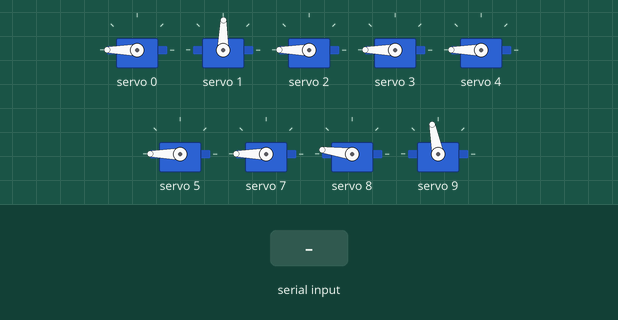
The sketch below on a simulated Arduino Uno, built with avr-gcc and run on an emulated ATmega328P. Shown: 9 × servo. Inputs (shaded band) come from the test bench. What the sketch prints to the serial monitor is not drawn.

Above: at 1.2 s.
1.3 s: "1\n" received over Serial
At 2.7 s:
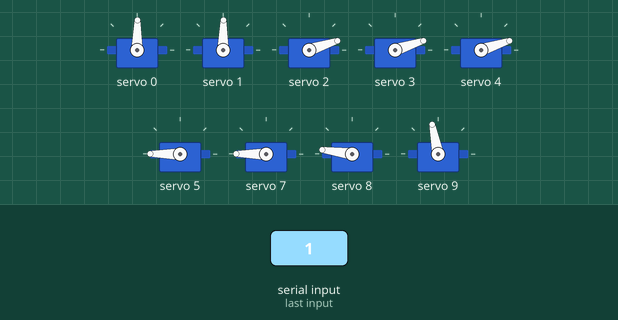
3.1 s: "a,45\n" received over Serial
At 5.7 s:
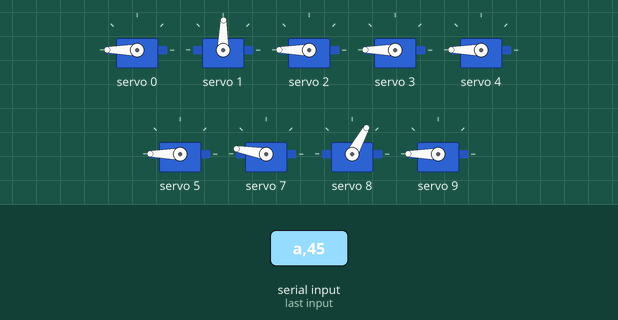
6.1 s: "o,45\n" received over Serial
At 8.3 s:
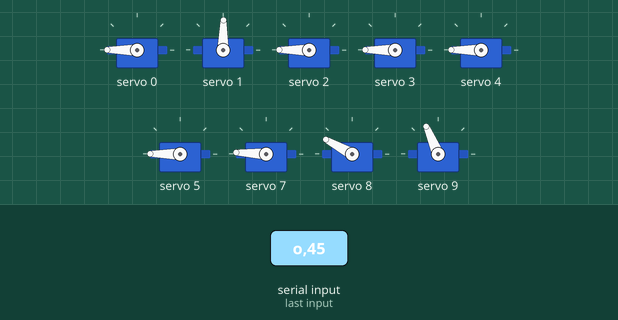
8.6 s: "i,45\n" received over Serial
At 10.2 s:
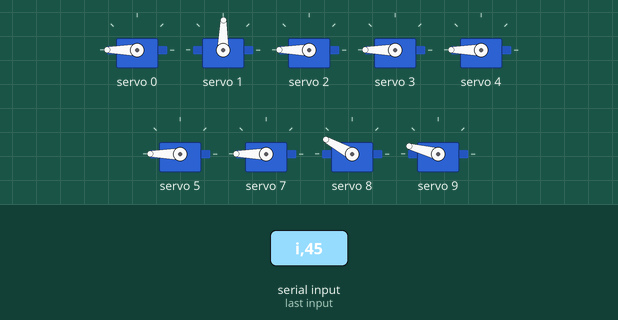
10.6 s: "u,45\n" received over Serial
At 11.8 s:
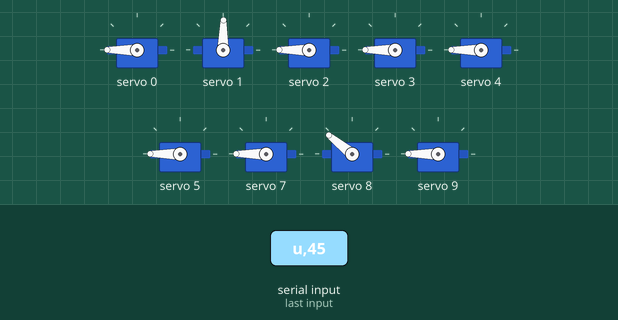
12.2 s: "e,45\n" received over Serial
At 12.67 s:
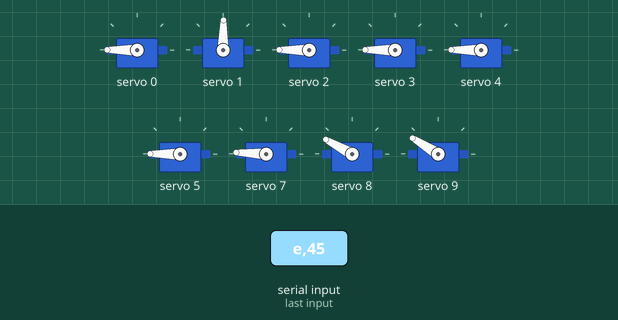
Timing chart, 0 to 15.2 s (numbered marks = the images above; inputs shaded):
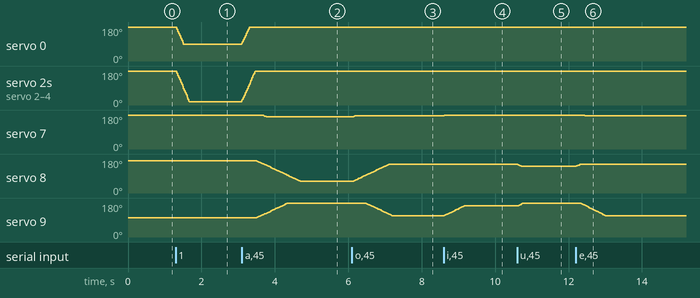

Measured:
- after the input at 1.3 s, servo 0: moves from 180° to 89° over 0.21 s, starting at once; servo 2–4: moves from 180° to 18° over 0.37 s, starting at once
- after the input at 3.1 s, servo 0: moves from 89° to 180° over 0.20 s, starting at once; servo 2–4: moves from 18° to 180° over 0.36 s, starting at once; servo 7: 180° → 170° after 0.56 s; servo 8: moves from 172° to 61° over 1.2 s, starting after 0.40 s; servo 9: moves from 101° to 180° over 0.85 s, starting after 0.40 s
- after the input at 6.1 s, servo 7: 170° → 177° at once; servo 8: moves from 61° to 151° over 0.99 s, starting at once; servo 9: moves from 180° to 113° over 0.69 s, starting after 0.39 s
- after the input at 8.6 s, servo 7: 177° → 180° at once; servo 9: moves from 113° to 165° over 0.54 s, starting at once
- after the input at 10.6 s, servo 8: 151° → 141° at once; servo 9: 165° → 180° at once
- after the input at 12.2 s, servo 7: 180° → 177° after 0.24 s; servo 8: 141° → 151° at once; servo 9: moves from 180° to 113° over 0.68 s, starting after 0.11 s

The sketch:

cuedkit-speech.ino
```cpp
#include <Wire.h>
#include <Adafruit_PWMServoDriver.h>
#include <avr/pgmspace.h>
#include "hanzi_table.h"   // generated by arduino/tools/gen_hanzi_table.py

// CuedKit cued speech: hand + arm.
// Serial Monitor: 115200 baud, line ending "Newline".
//
// Type Chinese characters (你好), pinyin syllables (hao, shuo, hua, ai), or both,
// separated by spaces: "ni hao" or "你好 ma". Each syllable shows the hand shape for
// the initial while the arm moves to the position for the final.
// Test commands:  1-8 = hand shape only      a1-a5 = arm position only
//                 rest = arm to rest pose    open / close = all fingers open / closed

Adafruit_PWMServoDriver pca = Adafruit_PWMServoDriver(0x40);

// ===== BEGIN HOST-TESTABLE TYPES =====
// (declared at the top so the Arduino IDE's auto-generated prototypes can see it)
struct Syllable {
  String initial;
  String glide;
  String realFinal;
  int hand;        // hand shape for the initial (1-8)
  int glideHand;   // hand shape for the glide (0 = no glide)
  int arm;         // arm position (1-5)
};
// ===== END HOST-TESTABLE TYPES =====

// ================== HAND CHANNELS ==================
const int CH_THUMB   = 0;
const int CH_INDEX   = 1;
const int CH_MIDDLE  = 2;
const int CH_RING    = 3;
const int CH_PINKY   = 4;
const int CH_LATERAL = 5;   // index lateral turn, only used by hand shape 8

// ================== HAND PWM VALUES ==================
const int THUMB_OPEN  = 500;
const int THUMB_CLOSE = 300;

const int FINGER_OPEN  = 500;   // middle, ring, pinky
const int FINGER_CLOSE = 150;

const int INDEX_OPEN_IN  = 300; // index open, lateral servo in  (hand shapes 1-7)
const int INDEX_OPEN_OUT = 400; // index open, lateral servo out (hand shape 8)
const int INDEX_CLOSE    = 100;

const int LATERAL_IN  = 500;
const int LATERAL_OUT = 460;

// ================== HAND SPEED ==================
// Each step moves every finger servo up to STEP_SIZE PWM units, then waits STEP_DELAY_MS.
// 12 units / 10 ms = about 1200 units per second (was 8 / 10 ms = 800, and 5 / 10 ms = 500 before that).
const int STEP_SIZE     = 12;
const int STEP_DELAY_MS = 10;

// ================== ARM CHANNELS / PWM ==================
const int NUM_ARM = 3;
const int ARM_CH[NUM_ARM] = {7, 8, 9};     // base, middle, top

// Rest pose: the "rest" command goes here. Also the fallback pose at the very first
// power-up, when the servo driver has no earlier position to read back.
const int REST_POS[NUM_ARM] = {525, 475, 325};

// The five positions, tested on the CuedKit arm. {base, middle, top}
const int ARM_POS[5][NUM_ARM] = {
  {485, 430, 350},   // position 1
  {470, 240, 560},   // position 2
  {530, 430, 460},   // position 3
  {530, 410, 510},   // position 4
  {530, 390, 570}    // position 5
};

// Hard limits per arm motor. Every arm move is clamped to these.
const int ARM_MIN[NUM_ARM] = {150, 150, 150};
const int ARM_MAX[NUM_ARM] = {600, 600, 600};

// ================== ARM SPEED ==================
// Each step moves every arm motor up to ARM_STEP_TICKS, then waits ARM_STEP_DELAY_MS.
// 3 ticks / 14 ms = about 214 ticks per second (was 2 / 12 ms = 167, and 1 / 10 ms = 100 before that).
// CuedData's old arm ran at roughly 200 ticks per second.
const int ARM_STEP_TICKS    = 3;
const int ARM_STEP_DELAY_MS = 14;

// Pauses used for glide syllables (first hand, arm, second hand), like CuedData.
const int PAUSE_AFTER_FIRST_HAND_MS   = 200;
const int PAUSE_BEFORE_SECOND_HAND_MS = 120;

// Pause between syllables when you type several at once.
const int SYLLABLE_GAP_MS = 250;

// Longest line accepted (bytes). A Chinese character is 3 bytes.
const int MAX_LINE_BYTES = 240;

// ================== STATE ==================
const int NUM_CH = 6;                  // hand channels 0-5
int currentPWM[NUM_CH];
int targetPWM[NUM_CH];
int currentArm[NUM_ARM];
bool gapPending = false;               // true once something was performed in this line

// ================== HAND CONTROL ==================
void moveToTargets() {
  bool moving = true;
  while (moving) {
    moving = false;
    for (int ch = 0; ch < NUM_CH; ch++) {
      if (currentPWM[ch] == targetPWM[ch]) continue;
      int diff = targetPWM[ch] - currentPWM[ch];
      if (diff > STEP_SIZE) diff = STEP_SIZE;
      if (diff < -STEP_SIZE) diff = -STEP_SIZE;
      currentPWM[ch] += diff;
      pca.setPWM(ch, 0, currentPWM[ch]);
      if (currentPWM[ch] != targetPWM[ch]) moving = true;
    }
    delay(STEP_DELAY_MS);
  }
}

void openThumb()  { targetPWM[CH_THUMB] = THUMB_OPEN; }
void closeThumb() { targetPWM[CH_THUMB] = THUMB_CLOSE; }

void openFinger(int ch)  { targetPWM[ch] = FINGER_OPEN; }
void closeFinger(int ch) { targetPWM[ch] = FINGER_CLOSE; }

// Hand shapes 1-7: index open with lateral servo in.
// The lateral servo only actually moves to bring it back after hand shape 8.
void openIndex() {
  targetPWM[CH_LATERAL] = LATERAL_IN;
  targetPWM[CH_INDEX] = INDEX_OPEN_IN;
}

// Hand shape 8 only: index open and turned laterally out.
void openIndexSpread() {
  targetPWM[CH_LATERAL] = LATERAL_OUT;
  targetPWM[CH_INDEX] = INDEX_OPEN_OUT;
}

// Index closed (hand shape 3): bring lateral back in if it was out.
void closeIndexSafe() {
  targetPWM[CH_LATERAL] = LATERAL_IN;
  targetPWM[CH_INDEX] = INDEX_CLOSE;
}

void hand1() { closeThumb(); openIndex();  closeFinger(CH_MIDDLE); closeFinger(CH_RING); closeFinger(CH_PINKY); }
void hand2() { closeThumb(); openIndex();  openFinger(CH_MIDDLE);  closeFinger(CH_RING); closeFinger(CH_PINKY); }
void hand3() { closeThumb(); closeIndexSafe(); openFinger(CH_MIDDLE); openFinger(CH_RING); openFinger(CH_PINKY); }
void hand4() { closeThumb(); openIndex();  openFinger(CH_MIDDLE);  openFinger(CH_RING);  openFinger(CH_PINKY); }
void hand5() { openThumb();  openIndex();  openFinger(CH_MIDDLE);  openFinger(CH_RING);  openFinger(CH_PINKY); }
void hand6() { openThumb();  openIndex();  closeFinger(CH_MIDDLE); closeFinger(CH_RING); closeFinger(CH_PINKY); }
void hand7() { openThumb();  openIndex();  openFinger(CH_MIDDLE);  closeFinger(CH_RING); closeFinger(CH_PINKY); }
void hand8() { closeThumb(); openIndexSpread(); openFinger(CH_MIDDLE); closeFinger(CH_RING); closeFinger(CH_PINKY); }

void showHand(int id) {
  switch (id) {
    case 1: hand1(); break;
    case 2: hand2(); break;
    case 3: hand3(); break;
    case 4: hand4(); break;
    case 5: hand5(); break;
    case 6: hand6(); break;
    case 7: hand7(); break;
    case 8: hand8(); break;
  }
  moveToTargets();
}

// ================== ARM CONTROL ==================
// Move all three arm motors together, clamped to the limits.
void moveArmTo(const int target[NUM_ARM]) {
  int goal[NUM_ARM];
  for (int m = 0; m < NUM_ARM; m++) {
    goal[m] = constrain(target[m], ARM_MIN[m], ARM_MAX[m]);
  }

  bool moving = true;
  while (moving) {
    moving = false;
    for (int m = 0; m < NUM_ARM; m++) {
      if (currentArm[m] == goal[m]) continue;
      int diff = goal[m] - currentArm[m];
      if (diff > ARM_STEP_TICKS) diff = ARM_STEP_TICKS;
      if (diff < -ARM_STEP_TICKS) diff = -ARM_STEP_TICKS;
      currentArm[m] += diff;
      pca.setPWM(ARM_CH[m], 0, currentArm[m]);
      if (currentArm[m] != goal[m]) moving = true;
    }
    delay(ARM_STEP_DELAY_MS);
  }
}

void showArm(int id) {
  if (id >= 1 && id <= 5) moveArmTo(ARM_POS[id - 1]);
}

// ===== BEGIN HOST-TESTABLE PARSER (tools/gen_hanzi_table.py compiles this block) =====
// ================== MAPPING (same as CuedData) ==================
int getHand(String s) {
  if (s == "p" || s == "d" || s == "zh") return 1;
  if (s == "k" || s == "q" || s == "z")  return 2;
  if (s == "h" || s == "r" || s == "s")  return 3;
  if (s == "n" || s == "b" || s == "yu") return 4;
  if (s == "t" || s == "m" || s == "f")  return 5;
  if (s == "w" || s == "l" || s == "x")  return 6;
  if (s == "g" || s == "ch" || s == "j") return 7;
  if (s == "sh" || s == "y" || s == "c") return 8;
  return 0;
}

int getArm(String s) {
  if (s == "an" || s == "e" || s == "o") return 1;
  if (s == "a" || s == "ou" || s == "er" || s == "en") return 2;
  if (s == "i" || s == "v" || s == "ang") return 3;
  if (s == "ai" || s == "u" || s == "ao") return 4;
  if (s == "eng" || s == "ong" || s == "ei") return 5;
  return 0;
}

// ================== PARSER (same as CuedData) ==================
// Returns true if the syllable can be cued.
bool parseSyllable(String input, Syllable &out) {
  String initial = "";
  String final = "";
  String glide = "";
  String realFinal = "";
  int handID = 0;

  // Empty initial (starts with a vowel: a, ai, an, e, er, o, ou ...):
  // always hand shape 5, and the whole syllable is the final.
  // Exactly "yi", "wu" and "yu" are spelled with y/w but pronounced i / u / ü, so they
  // are empty-initial syllables too (hand 5). Every other y.. / w.. syllable keeps y / w.
  if (input == "yi" || input == "wu" || input == "yu") {
    handID = 5;
    realFinal = (input == "yi") ? "i" : (input == "wu") ? "u" : "v";
  } else if (input.startsWith("a") || input.startsWith("o") || input.startsWith("e") ||
             input.startsWith("i") || input.startsWith("u") || input.startsWith("v")) {
    handID = 5;
    realFinal = input;
  } else {
    if (input.startsWith("yu")) {
      initial = "yu";
      final = input.substring(2);
    } else if (input.startsWith("zh") || input.startsWith("ch") || input.startsWith("sh")) {
      initial = input.substring(0, 2);
      final = input.substring(2);
    } else {
      initial = input.substring(0, 1);
      final = input.substring(1);
    }

    // After j, q, x the letter u is really ü: ju = jv, quan = qvan, xue = xve ...
    if ((initial == "j" || initial == "q" || initial == "x") && final.startsWith("u")) {
      final = "v" + final.substring(1);
    }

    realFinal = final;
    if (initial == "yu" && final == "n") realFinal = "en";   // yun = ü + en (like "vn")
    if (final != "") {
      if (final.length() > 1) {
        if (final == "ui") { glide = "w"; realFinal = "ei"; }
        else if (final == "iu") { glide = "y"; realFinal = "ou"; }
        else if (final == "un") { glide = "w"; realFinal = "en"; }
        else if (final == "ie") { glide = "y"; realFinal = "e"; }
        else if (final == "ve") { glide = "yu"; realFinal = "e"; }
        else if (final == "in") { glide = "y"; realFinal = "en"; }
        else if (final == "vn") { glide = "yu"; realFinal = "en"; }
        else if (final == "ing") { glide = "y"; realFinal = "eng"; }
        else if (final.startsWith("i")) { glide = "y"; realFinal = final.substring(1); }
        else if (final.startsWith("u")) { glide = "w"; realFinal = final.substring(1); }
        else if (final.startsWith("v")) { glide = "yu"; realFinal = final.substring(1); }
      }
      if (realFinal == "") {
        if (glide == "y") realFinal = "i";
        else if (glide == "w") realFinal = "u";
        else if (glide == "yu") realFinal = "v";
      }
    }
    handID = getHand(initial);
  }

  // Never show the same hand shape twice in a row: drop a glide that matches the initial
  // (yin, ying: y + y).
  if (glide != "" && getHand(glide) == handID) glide = "";

  out.initial = initial;
  out.glide = glide;
  out.realFinal = realFinal;
  out.hand = handID;
  out.glideHand = (glide != "") ? getHand(glide) : 0;
  out.arm = getArm(realFinal);
  return out.hand != 0 && out.arm != 0;
}
// ===== END HOST-TESTABLE PARSER =====

// ===== BEGIN HOST-TESTABLE HANZI LOOKUP =====
// Cue for one Chinese character (Unicode code point), from the generated table.
// Binary search over the sorted HANZI_CODE list in flash.
bool lookupHanzi(uint16_t cp, int &hand, int &glideHand, int &arm) {
  int lo = 0;
  int hi = HANZI_COUNT - 1;
  while (lo <= hi) {
    int mid = (lo + hi) / 2;
    uint16_t code = pgm_read_word(&HANZI_CODE[mid]);
    if (code == cp) {
      uint8_t idx = pgm_read_byte(&HANZI_CUE[mid]);
      uint16_t cue = pgm_read_word(&CUE_TABLE[idx]);
      hand = cue & 0x0F;
      glideHand = (cue >> 4) & 0x0F;
      arm = (cue >> 8) & 0x0F;
      return true;
    }
    if (code < cp) lo = mid + 1;
    else hi = mid - 1;
  }
  return false;
}
// ===== END HOST-TESTABLE HANZI LOOKUP =====

// ================== PERFORM ==================
// Pause between syllables of the same line (not before the first one).
void gapBetweenSyllables() {
  if (gapPending) delay(SYLLABLE_GAP_MS);
  gapPending = true;
}

// Same order as CuedData: hand first, then arm. With a glide: first hand, move arm,
// then second (glide) hand.
void performCue(int handID, int glideHand, int armID) {
  gapBetweenSyllables();
  if (glideHand != 0) {
    showHand(handID);
    delay(PAUSE_AFTER_FIRST_HAND_MS);
    showArm(armID);
    delay(PAUSE_BEFORE_SECOND_HAND_MS);
    showHand(glideHand);
  } else {
    showHand(handID);
    showArm(armID);
  }
}

void printCue(int handID, int glideHand, int armID) {
  Serial.print("hand ");
  Serial.print(handID);
  if (glideHand != 0) {
    Serial.print(" then hand ");
    Serial.print(glideHand);
  }
  Serial.print(", arm ");
  Serial.println(armID);
}

void performSyllable(String input) {
  Syllable s;
  if (!parseSyllable(input, s)) {
    Serial.print(input);
    Serial.println(": invalid input");
    return;
  }

  Serial.print(input);
  Serial.print(": initial=");  Serial.print(s.initial == "" ? "-" : s.initial);
  Serial.print(" glide=");     Serial.print(s.glide == "" ? "-" : s.glide);
  Serial.print(" final=");     Serial.print(s.realFinal == "" ? "-" : s.realFinal);
  Serial.print(" -> ");
  printCue(s.hand, s.glideHand, s.arm);

  performCue(s.hand, s.glideHand, s.arm);
}

// One typed word: a test command, or a pinyin syllable.
void handleWord(String word) {
  if (word.length() == 1 && word[0] >= '1' && word[0] <= '8') {
    gapBetweenSyllables();
    Serial.print("hand ");
    Serial.println(word);
    showHand(word[0] - '0');
  } else if (word.length() == 2 && word[0] == 'a' && word[1] >= '1' && word[1] <= '5') {
    gapBetweenSyllables();
    Serial.print("arm ");
    Serial.println(word[1]);
    showArm(word[1] - '0');
  } else if (word == "rest") {
    gapBetweenSyllables();
    moveArmTo(REST_POS);
    Serial.println("arm at rest");
  } else if (word == "open") {
    gapBetweenSyllables();
    hand5();
    moveToTargets();
    Serial.println("all open");
  } else if (word == "close") {
    gapBetweenSyllables();
    closeThumb();
    closeIndexSafe();
    closeFinger(CH_MIDDLE);
    closeFinger(CH_RING);
    closeFinger(CH_PINKY);
    moveToTargets();
    Serial.println("all closed");
  } else {
    performSyllable(word);
  }
}

// One Chinese character, given as its 3 UTF-8 bytes.
void handleHanzi(uint16_t cp, uint8_t b0, uint8_t b1, uint8_t b2) {
  int hand, glideHand, arm;
  Serial.write(b0);
  Serial.write(b1);
  Serial.write(b2);

  if (!lookupHanzi(cp, hand, glideHand, arm)) {
    Serial.println(": not in the character table");
    return;
  }

  Serial.print(": ");
  printCue(hand, glideHand, arm);
  performCue(hand, glideHand, arm);
}

// ================== LINE HANDLING ==================
// A line can mix Chinese characters and pinyin / test words, in any order.
// Everything else (spaces, punctuation, \r) just separates them.
void handleLine(const String &line) {
  int n = line.length();
  int i = 0;
  gapPending = false;

  while (i < n) {
    uint8_t b = (uint8_t)line[i];

    if ((b >= 'a' && b <= 'z') || (b >= 'A' && b <= 'Z') || (b >= '0' && b <= '9')) {
      String word = "";
      while (i < n) {
        b = (uint8_t)line[i];
        if (b >= 'A' && b <= 'Z') b += 32;                       // lowercase
        if ((b >= 'a' && b <= 'z') || (b >= '0' && b <= '9')) {
          word += (char)b;
          i++;
        } else {
          break;
        }
      }
      handleWord(word);

    } else if (b >= 0xE0 && b < 0xF0 && i + 2 < n) {             // 3-byte UTF-8
      uint8_t b1 = (uint8_t)line[i + 1];
      uint8_t b2 = (uint8_t)line[i + 2];
      uint16_t cp = ((uint16_t)(b & 0x0F) << 12) | ((uint16_t)(b1 & 0x3F) << 6) | (b2 & 0x3F);
      if (cp >= 0x4E00 && cp <= 0x9FFF) handleHanzi(cp, b, b1, b2);  // Chinese only
      i += 3;

    } else if ((b & 0xE0) == 0xC0) {
      i += 2;                                                    // 2-byte UTF-8, ignore
    } else if ((b & 0xF8) == 0xF0) {
      i += 4;                                                    // 4-byte UTF-8, ignore
    } else {
      i++;                                                       // space, punctuation, \r
    }
  }
}

// ================== SAFE START ==================
// Reading a servo's PWM back from the driver chip: the PCA9685 keeps its last values
// when the Arduino resets or you upload new code, so we can start from where the
// servos really are instead of snapping them to a start pose.
const int PWM_VALID_MIN = 90;
const int PWM_VALID_MAX = 650;

bool readServoPWM(int ch, int &value) {
  uint16_t off = pca.getPWM(ch, true);     // the PWM "off" tick we last wrote
  if (off & 0x1000) return false;          // channel is fully off
  off &= 0x0FFF;
  if (off < PWM_VALID_MIN || off > PWM_VALID_MAX) return false;
  value = off;
  return true;
}

void safeStart() {
  bool anyUnknown = false;

  hand5();                                 // fills targetPWM with the default hand pose
  for (int ch = 0; ch < NUM_CH; ch++) {
    int v;
    if (readServoPWM(ch, v)) {
      currentPWM[ch] = v;                  // adopt where the finger already is
      targetPWM[ch] = v;                   // and do not move it
    } else {
      currentPWM[ch] = targetPWM[ch];      // no earlier position: use the default pose
      pca.setPWM(ch, 0, currentPWM[ch]);
      anyUnknown = true;
    }
  }

  for (int m = 0; m < NUM_ARM; m++) {
    int v;
    if (readServoPWM(ARM_CH[m], v)) {
      currentArm[m] = v;
    } else {
      currentArm[m] = REST_POS[m];
      pca.setPWM(ARM_CH[m], 0, currentArm[m]);
      anyUnknown = true;
    }
  }

  if (anyUnknown) {
    Serial.println("First power-up: some servos had no earlier position, set to the default pose.");
    Serial.println("(Make sure the hand and arm were already near it.)");
  } else {
    Serial.println("Safe start: kept every servo where it was, nothing moved.");
  }
}

// ================== SETUP / LOOP ==================
void setup() {
  Serial.begin(115200);
  Serial.setTimeout(50);

  pca.begin();
  pca.setPWMFreq(50);

  safeStart();

  Serial.println("CuedKit speech ready.");
  Serial.println("Type Chinese (你好) or pinyin (ni hao). Tests: 1-8, a1-a5, rest, open, close.");
}

void loop() {
  if (!Serial.available()) return;

  String line = Serial.readStringUntil('\n');
  if (line.length() == 0) return;

  if (line.length() > MAX_LINE_BYTES) {
    Serial.println("Line too long, send fewer characters at a time.");
    return;
  }

  handleLine(line);
  Serial.println("DONE");
}
```

Source omitted: hanzi_table.h (data table, 46774 bytes)
